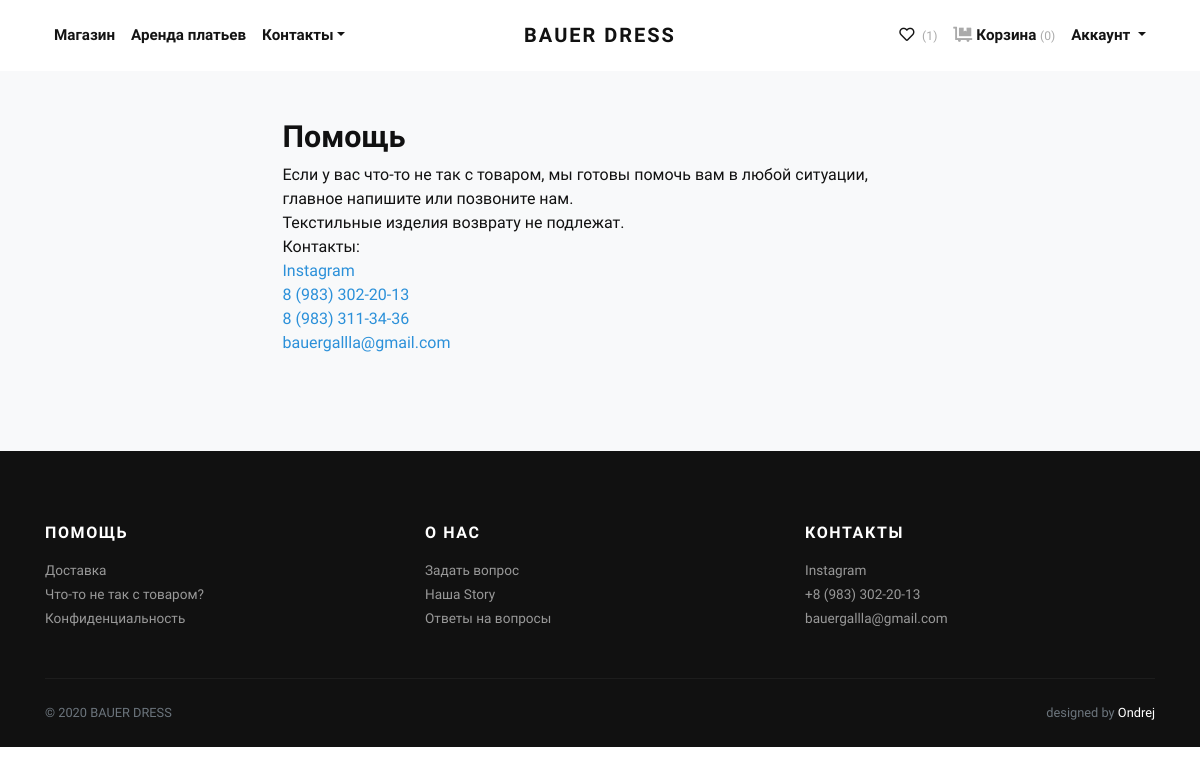
Screenshot of /info/help/ (signed in) with the database file from the repository.
### wishlist/models.py (models this page shows, shortened)
class Wishlist(models.Model):
	user = models.OneToOneField(User, on_delete=models.CASCADE, verbose_name='Пользователь')
	class Meta:
		verbose_name='лист желаний'
		verbose_name_plural='лист желаний'

class WishlistItem(models.Model):
	product = models.ForeignKey(Product, on_delete=models.SET_NULL, null=True, verbose_name='товар')
	wishlist = models.ForeignKey(Wishlist, on_delete=models.CASCADE, related_name='items')
	price = models.DecimalField(max_digits=10, decimal_places=2, verbose_name='Цена')
	product_set = models.ForeignKey(ProductSet, on_delete=models.SET_NULL, null=True, related_name='product_set')
	date = models.DateTimeField(auto_now_add=True, verbose_name='Дата добавления')
	quantity = models.PositiveIntegerField(default=1, verbose_name='Количество')
	status_bought = models.BooleanField("Добавлен в корзину", default=False)
	class Meta:
		verbose_name='желание'
		verbose_name_plural='желания'

### information/models.py (models this page shows, shortened)
class Help(models.Model):
	title = models.CharField(max_length=200, blank=False, verbose_name='Заголовок')
	content = RichTextField(blank=False, verbose_name='Контент')
	class Meta:
		verbose_name = "помощь"
		verbose_name_plural = "помощь"

### information/views.py (the view)
# urls.py: path('help/', views.help_page, name='help'),
def help_page(request):
	help = Help.objects.filter(title__isnull=False, content__isnull=False).last()
	return render(request, 'information/help_page.html', {'help': help})

### cart/cart.py (called while the page is built)
	def __len__(self):
		return sum(item['quantity'] for item in self.cart.values())

### cart/context_processors.py (called while the page is built)
def cart(request):
    return {'cart': Cart(request)}

### information/context_processors.py (called while the page is built)
def categories(request):
    return {
       'categories': Category.objects.all(),
    }

### wishlist/context_processors.py (called while the page is built)
def wishlist(request):
	if request.user.is_authenticated:
		try:
			wishlist = Wishlist.objects.get(user=request.user)
		except ObjectDoesNotExist:
			wishlist = Wishlist.objects.create(user=request.user)
		return {'wishlist': wishlist}
	else:
		return {'wishlist': None}

### information/templates/information/help_page.html (shortened to what this page needs)
{% extends 'shop/base.html' %}
{% block content %}
<main class="main-content-wrapper">
    <div class="error-area pt--90 pt-xl--70 pb--120 pb-xl--100 pb-lg--95 pb-sm--90">
        <div class="container">
            <div class="row justify-content-center">
                <div class="col-xl-7 col-lg-8 text-left">
                    <div class="information mt-5 mb-5">
                        {% autoescape off %}
                            <h2>{{ help.title }}</h2>
                            {{ help.content }}
                        {% endautoescape %}
                    </div>
                </div>
            </div>
        </div>
    </div>
</main>
{% endblock %}

### shop/templates/shop/base.html (shortened to what this page needs)
{% load static %}
<!DOCTYPE html>
<html lang="ru">
  <head>
    <link rel="stylesheet" href="{% static 'shop/vendor/bootstrap/css/bootstrap.min.css' %}">
    <link rel="stylesheet" href="{% static 'shop/vendor/lightbox2/css/lightbox.min.css' %}">
    <link rel="stylesheet" href="{% static 'shop/vendor/nouislider/nouislider.min.css' %}">
    <link rel="stylesheet" href="{% static 'shop/vendor/bootstrap-select/css/bootstrap-select.min.css' %}">
    <link rel="stylesheet" href="{% static 'shop/vendor/owl.carousel2/assets/owl.carousel.min.css' %}">
    <link rel="stylesheet" href="{% static 'shop/vendor/owl.carousel2/assets/owl.theme.default.css' %}">
    <link rel="stylesheet" href="{% static 'shop/css/style.blue.css' %}" id="theme-stylesheet">
    <link rel="stylesheet" href="{% static 'shop/css/custom.css' %}">
  </head>
  <body>
    <div class="page-holder bg-light">
      {% include 'shop/nav.html' %}
      {% block content %}
      {% endblock %}
      <footer class="bg-dark text-white">
        <div class="container py-4">
          <div class="row py-5">
            <div class="col-md-4 mb-3 mb-md-0">
              <h6 class="text-uppercase mb-3">Помощь</h6>
              <ul class="list-unstyled mb-0">
                <li><a class="footer-link" href="{% url 'info:delivery' %}">Доставка</a></li>
                <li><a class="footer-link" href="{% url 'info:help' %}">Что-то не так с товаром?</a></li>
                <li><a class="footer-link" href="{% url 'info:privacy' %}">Конфиденциальность</a></li>
              </ul>
            </div>
            <div class="col-md-4 mb-3 mb-md-0">
              <h6 class="text-uppercase mb-3">О нас</h6>
              <ul class="list-unstyled mb-0">
                <li><a class="footer-link" href="{% url 'info:faq-create' %}">Задать вопрос</a></li>
                <li><a class="footer-link" href="{% url 'info:about' %}">Наша Story</a></li>
                <li><a class="footer-link" href="{% url 'info:faq' %}">Ответы на вопросы</a></li>
              </ul>
            </div>
            <div class="col-md-4">
              <h6 class="text-uppercase mb-3">Контакты</h6>
              <ul class="list-unstyled mb-0">
                <li><a class="footer-link" href="https://www.instagram.com/bauerdress/" target="_blank">Instagram</a></li>
                <li><a class="footer-link" href="tel:+89833022013">+8 (983) 302-20-13</a></li>
                <li><a class="footer-link" href="mailto:bauergallla@gmail.com">bauergallla@gmail.com</a></li>
              </ul>
            </div>
          </div>
          <div class="border-top pt-4" style="border-color: #1d1d1d !important">
            <div class="row">
              <div class="col-lg-6">
                <p class="small text-muted mb-0">&copy; 2020 BAUER DRESS</p>
              </div>
              <div class="col-lg-6 text-lg-right">
                <p class="small text-muted mb-0">designed by <a class="text-white reset-anchor" href="https://bootstraptemple.com/p/bootstrap-ecommerce" target="_blank">Ondrej</a></p>
              </div>
            </div>
          </div>
        </div>
      </footer>
      <link rel="stylesheet" href="https://use.fontawesome.com/releases/v5.7.1/css/all.css">
    </div>
  </body>
</html>

### shop/templates/shop/nav.html (shortened to what this page needs)
<header class="header bg-white">
  <div class="container px-0 px-lg-3">
    <nav class="navbar navbar-expand-lg navbar-light py-3 px-lg-0"><a class="navbar-brand" href="{% url 'shop:main' %}"><span class="font-weight-bold text-uppercase text-dark">Bauer Dress</span></a>
      <div class="collapse navbar-collapse" id="navbarSupportedContent">
        <ul class="navbar-nav mr-auto">
          <li class="nav-item">
            <a class="nav-link" href="{% url 'shop:index' %}">Магазин</a>
          </li>
          <li class="nav-item">
            <a class="nav-link" href="{% url 'shop:rent' %}">Аренда платьев</a>
          </li>
          <li class="nav-item dropdown"><a class="nav-link dropdown-toggle" id="pagesDropdown" href="#" data-toggle="dropdown" aria-haspopup="true" aria-expanded="false">Контакты</a>
          </li>
        </ul>
        {% include 'shop/account_nav.html' %}
      </div>
    </nav>
  </div>
</header>

### shop/templates/shop/account_nav.html (shortened to what this page needs)
{% load static %}
<ul class="navbar-nav ml-auto">
  {% if user.is_authenticated %}
  <li class="nav-item">
    <a class="nav-link" href="{% url 'wishlist:index' %}">
      <i class="far fa-heart mr-1"></i>
      <small class="text-gray">
        {% if wishlist.items.all %}
          ({{ wishlist.items.all|length }})
        {% else %}
          (0)
        {% endif %}
      </small>
    </a>
  </li>
  {% endif %}
  <li class="nav-item">
    <a class="nav-link" href="{% url 'cart:cart_detail' %}">
      <i class="fas fa-dolly-flatbed mr-1 text-gray"></i>Корзина
      <small class="text-gray">
        {% if cart %}
          {% with total_items=cart|length %}
            ({{ total_items }})
          {% endwith %}
        {% else %}
          (0)
        {% endif %}
      </small>
    </a>
  </li>
  <li class="nav-item dropdown">
    <a class="nav-link dropdown-toggle" href="#" id="navbarDropdown" role="button" data-toggle="dropdown" aria-haspopup="true" aria-expanded="false">
      Аккаунт
    </a>
  </li>
</ul>

### shop/static/shop/css/style.blue.css (style rules this page uses)
.text-gray { color: #aaa !important; }
.navbar { position: relative; }
@media (min-width: 992px) { .navbar-brand { position: absolute; top: 50%; left: 50%; -webkit-transform: translate(-50%, -50%); transform: translate(-50%, -50%); } }
.footer-link { font-size: 0.85rem; position: relative; color: #999; transition: all 0.3s; }
.footer-link::before { content: '\f0da'; display: inline-block; font-family: 'Font Awesome\ 5 Free'; font-weight: 900; position: absolute; top: 50%; left: 0; -webkit-transform: translateY(-50%); transform: translateY(-50%); color: #fff; transition: all 0.3s; opacity: 0; }
.text-uppercase { text-transform: uppercase; letter-spacing: 0.1em; }
.reset-anchor { color: inherit; transition: all 0.3s; }
.navbar { padding: 0.5rem 1rem; }
.navbar-brand { display: inline-block; padding-top: 0.3125rem; padding-bottom: 0.3125rem; margin-right: 1rem; font-size: 1.25rem; }
.navbar-light .navbar-brand { color: #2b90d9; }
.navbar-light .navbar-nav .nav-link { color: rgba(17, 17, 17, 0.99); font-weight: 800; font-size: 0.95rem; transition: all 0.3s; }
body { font-family: "Libre Franklin", sans-serif; font-size: 1rem; font-weight: 400; line-height: 1.5; color: #111111; background-color: #fff; }
a { color: #2b90d9; text-decoration: none; }
h1, h2, h3, h4, h5, h6, .h1, .h2, .h3, .h4, .h5, .h6 { margin-bottom: 0.5rem; font-family: inherit; font-weight: 900; line-height: 1.2; color: inherit; }
h2, .h2 { font-size: 1.9rem; }
h6, .h6 { font-size: 1rem; }
small, .small { font-size: 80%; font-weight: 400; }
.bg-light { background-color: #f8f9fa !important; }
.bg-dark { background-color: #111111 !important; }
.text-dark { color: #111111 !important; }
.nav-link { padding: 0.5rem 1rem; }

### rows the page displays
Wishlist: items.all|length "1"
Help: title "Помощь", content "Если у вас что-то не так с товаром, мы готовы помочь вам в любой ситуации, главное напишите или позвоните нам. Текстильные изделия возврату не подлежат. Контакты: Instagram 8 (983) 302-20-13 8 (983) 311-34-36 bauergallla@gmail.com"
